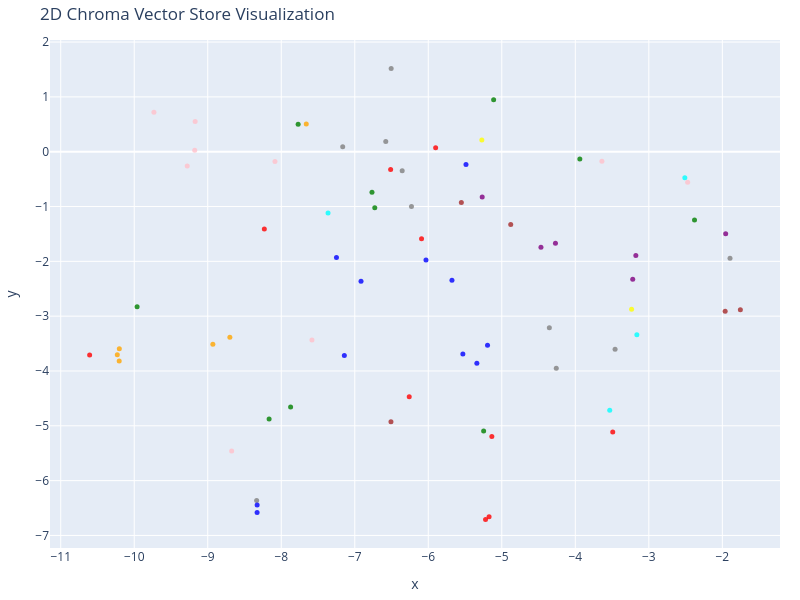

Notebook source saved alongside this figure:
### Code cell
# Display 2D representation of the HuggingFace vector

display_2D_of_the_vector_store(hf_vector_store)

### Figure 1 — Plotly figure (JSON) as saved in the notebook; plotly's stock layout.template omitted (floating-point values rounded to 4 significant figures)
{"data": [{"hoverinfo": "text", "marker": {"color": ["gray", "gray", "gray", "gray", "gray", "gray", "gray", "gray", "gray", "gray", "purple", "purple", "purple", "purple", "purple", "purple", "green", "green", "green", "green", "green", "green", "green", "green", "blue", "blue", "blue", "blue", "blue", "blue", "blue", "blue", "cyan", "cyan", "cyan", "cyan", "orange", "orange", "orange", "orange", "orange", "orange", "yellow", "yellow", "blue", "blue", "blue", "green", "green", "brown", "brown", "brown", "brown", "brown", "red", "red", "red", "red", "red", "red", "red", "red", "red", "red", "pink", "pink", "pink", "pink", "pink", "pink", "pink", "pink", "pink"], "opacity": 0.8, "size": 5}, "mode": "markers", "text": ["Type: company<br>Text: # Branch Network\n\nQ-Transfer operates branches that support customer onboarding, account assistance,...", "Type: company<br>Text: ## Branches\n\n| Branch ID | City | Country | Type | Status |\n|---|---|---|---|---|\n| BR-LAG-001 | Lag...", "Type: company<br>Text: ## Branch Responsibilities\n\nBranches may assist with customer onboarding, identity verification, acc...", "Type: company<br>Text: # Q-Transfer Company Overview\n\nQ-Transfer is a fictional fintech company used for a RAG engineering ...", "Type: company<br>Text: ## Business Profile\n\n- Industry: Financial technology\n- Core services: Local transfers, internationa...", "Type: company<br>Text: ## Core Departments\n\nQ-Transfer operates through Engineering, Product, Operations, Customer Support,...", "Type: company<br>Text: ## Important Principle\n\nCustomer funds and company operating funds must be treated separately. Finan...", "Type: company<br>Text: # Organisation Structure\n\nQ-Transfer uses a functional organisational structure.\n\n## Executive Funct...", "Type: company<br>Text: ## Business Functions\n\nEngineering manages software platforms and infrastructure. Operations manages...", "Type: company<br>Text: ## Escalation\n\nOperational incidents should normally begin with the relevant team lead. Material fin...", "Type: compliance<br>Text: # AML and CFT Controls\n\nAnti-Money Laundering and Countering the Financing of Terrorism controls hel...", "Type: compliance<br>Text: A transaction being unusual does not automatically mean that it is illegal. Alerts require appropria...", "Type: compliance<br>Text: # Regulatory Reporting\n\nQ-Transfer maintains processes for regulatory reporting in jurisdictions whe...", "Type: compliance<br>Text: # Sanctions Screening\n\nQ-Transfer screens relevant customers and transactions against applicable san...", "Type: compliance<br>Text: ## Escalation\n\nConfirmed or unresolved high-risk matches must follow the company's sanctions escalat...", "Type: compliance<br>Text: # Transaction Monitoring\n\nTransaction monitoring identifies activity that may require investigation....", "Type: customers<br>Text: # Customer Complaints\n\nA complaint is an expression of dissatisfaction about a Q-Transfer product, s...", "Type: customers<br>Text: # Customer Profiles\n\nQ-Transfer supports individual and business customers.\n\n## Customer Lifecycle\n\n...", "Type: customers<br>Text: ## Synthetic Customer Examples\n\n| Customer ID | Type | Country | Verification | Risk Level | Status ...", "Type: customers<br>Text: All customer examples are fictional.\n\n## Data Protection\n\nCustomer information must only be accessed...", "Type: customers<br>Text: # Customer Support\n\nCustomer Support handles account questions, transaction enquiries, verification ...", "Type: customers<br>Text: ## Escalation\n\nCases involving suspected fraud, account takeover, sanctions concerns, privacy incide...", "Type: customers<br>Text: # Customer KYC and Verification\n\nKnow Your Customer procedures help Q-Transfer establish who its cus...", "Type: customers<br>Text: ## Business Verification\n\nBusiness customers may require company registration information, ownership...", "Type: employees<br>Text: # Employee Records\n\nQ-Transfer maintains employee records for employment administration and access m...", "Type: employees<br>Text: | Employee ID | Name         | Department       | Role               | Branch  | Status |\n| --------...", "Type: employees<br>Text: | EMP-1003    | Miriam Cole  | Operations       | Operations Manager | London  | Active |\n| EMP-1004...", "Type: employees<br>Text: These records are fictional and contain no real employee information.\n\n## Record Categories\n\nEmploye...", "Type: employees<br>Text: # Employee Onboarding and Offboarding\n\n## Onboarding\n\nNew employees complete identity verification, ...", "Type: employees<br>Text: ## Access Review\n\nManagers are responsible for confirming that access matches the employee's current...", "Type: employees<br>Text: # Employee Roles and Access\n\nQ-Transfer uses role-based access control.\n\n## Examples\n\nCustomer Suppo...", "Type: employees<br>Text: Finance employees can access accounting and reconciliation information required for their duties.\n\nE...", "Type: finance<br>Text: # Ledger and Reconciliation\n\nQ-Transfer maintains financial records that support accurate accounting...", "Type: finance<br>Text: ## Exceptions\n\nA reconciliation mismatch should be investigated and documented. Financial adjustment...", "Type: finance<br>Text: # Month-End Financial Close\n\nFinance performs a controlled month-end close.\n\n## Typical Activities\n\n...", "Type: finance<br>Text: # Treasury Operations\n\nTreasury manages liquidity, funding, settlement positions, and financial expo...", "Type: investments<br>Text: # Investment Accounts\n\nCustomers may have an investment account separate from their normal transfer ...", "Type: investments<br>Text: These examples are fictional.\n\nInvestment transactions should have appropriate records for orders, c...", "Type: investments<br>Text: # Investment Products\n\nQ-Transfer offers investment features through supported investment products.\n...", "Type: investments<br>Text: ## Customer Information\n\nInvestment information should clearly distinguish expected or historical pe...", "Type: investments<br>Text: # Investment Risk\n\nInvestment products can involve different levels and types of risk.\n\nCustomers sh...", "Type: investments<br>Text: Customer-facing information must accurately describe the product and avoid presenting investments as...", "Type: operations<br>Text: # Service Levels\n\nQ-Transfer tracks service performance across customer support and transaction oper...", "Type: operations<br>Text: # Transaction Operations\n\nOperations monitors transaction processing and handles operational excepti...", "Type: policies<br>Text: # Employee Acceptable Use\n\nEmployees must use Q-Transfer systems only for legitimate business purpos...", "Type: policies<br>Text: # Data Retention\n\nQ-Transfer retains business records for periods determined by applicable law, regu...", "Type: policies<br>Text: # Third-Party Management\n\nQ-Transfer relies on external providers such as banking partners, payment ...", "Type: products<br>Text: # Q-Transfer Product Catalogue\n\n## Transfer Products\n\n### Local Transfer\nDomestic money movement wit...", "Type: products<br>Text: ### Money Market Select\nA fictional product providing exposure to short-term money-market instrument...", "Type: risk<br>Text: # Fraud Management\n\nFraud controls protect customers and Q-Transfer from unauthorised or deceptive a...", "Type: risk<br>Text: Customer safety and preservation of evidence are important during investigations....", "Type: risk<br>Text: # Incident Management\n\nAn incident is an event that negatively affects customers, financial processi...", "Type: risk<br>Text: Detect → classify → contain → investigate → resolve → communicate → document → review.\n\nMajor incide...", "Type: risk<br>Text: # Risk Management\n\nQ-Transfer manages several categories of risk.\n\n## Major Risk Categories\n\n- Finan...", "Type: support<br>Text: # Frequently Asked Questions\n\n## Why is my transfer pending?\n\nA transfer may remain pending because ...", "Type: support<br>Text: ## Why is my verification taking longer?\n\nAdditional verification may be required because informatio...", "Type: support<br>Text: ## Are investment returns guaranteed?\n\nInvestment returns should not be described as guaranteed unle...", "Type: support<br>Text: # Internal Knowledge Base Rules\n\nThis knowledge base is designed for an internal RAG assistant.\n\n## ...", "Type: support<br>Text: 1. Use retrieved company information as the primary source.\n2. Do not invent company policies, custo...", "Type: support<br>Text: ## Example\n\nIf asked \"What is the exact regulatory reporting deadline for country X?\" the assistant ...", "Type: technology<br>Text: # Business Continuity and Disaster Recovery\n\nQ-Transfer maintains continuity plans for critical serv...", "Type: technology<br>Text: Business continuity exercises should be performed periodically and lessons should be documented....", "Type: technology<br>Text: # Data Security\n\nQ-Transfer protects customer, employee, transaction, and financial information.\n\n##...", "Type: technology<br>Text: # Technology Architecture\n\nQ-Transfer uses a service-oriented digital platform.\n\n## Major Components...", "Type: transfers<br>Text: # Fees and Foreign Exchange\n\nQ-Transfer may charge transfer fees and may apply an exchange-rate marg...", "Type: transfers<br>Text: ## Example\n\nA customer sends GBP 1,000 to a recipient receiving NGN. The final received amount depen...", "Type: transfers<br>Text: # International Money Transfers\n\nInternational transfers involve sending funds between supported cou...", "Type: transfers<br>Text: ## Important Considerations\n\nInternational transfers may be affected by cut-off times, weekends, pub...", "Type: transfers<br>Text: # Local Money Transfers\n\nQ-Transfer supports domestic transfers in supported markets.\n\n## Typical Fl...", "Type: transfers<br>Text: ## Failed Transfers\n\nFailed transactions should be investigated using transaction status, error info...", "Type: transfers<br>Text: # Refunds and Reversals\n\nRefunds and reversals are controlled financial operations.\n\n## Common Reaso...", "Type: transfers<br>Text: # Transaction Records\n\nEach transfer should have a unique transaction identifier.\n\n## Synthetic Tran...", "Type: transfers<br>Text: These records are synthetic examples.\n\n## Auditability\n\nTransaction records should allow authorised ..."], "type": "scatter", "x": [-6.578, -8.335, -4.353, -7.164, -6.505, -6.355, -4.259, -6.229, -3.459, -1.896, -4.467, -3.177, -5.267, -4.27, -1.954, -3.219, -5.111, -6.766, -8.165, -7.873, -3.938, -2.378, -6.728, -5.247, -6.915, -8.328, -8.329, -7.142, -5.194, -5.53, -5.678, -5.339, -7.364, -2.51, -3.532, -3.163, -8.93, -8.699, -7.66, -10.23, -10.2, -10.2, -5.271, -3.234, -6.031, -7.249, -5.487, -7.77, -9.961, -4.878, -6.508, -1.755, -1.962, -5.55, -8.23, -5.135, -10.61, -5.221, -6.259, -5.173, -5.9, -3.491, -6.092, -6.512, -9.171, -9.732, -9.177, -9.279, -8.086, -3.638, -2.472, -8.674, -7.582], "y": [0.1862, -6.363, -3.21, 0.0907, 1.517, -0.3452, -3.952, -0.9999, -3.605, -1.943, -1.741, -1.894, -0.8262, -1.671, -1.496, -2.327, 0.9465, -0.7381, -4.874, -4.655, -0.1341, -1.246, -1.024, -5.097, -2.361, -6.444, -6.581, -3.719, -3.531, -3.689, -2.345, -3.859, -1.119, -0.4741, -4.716, -3.34, -3.514, -3.383, 0.5046, -3.706, -3.593, -3.818, 0.2136, -2.874, -1.975, -1.931, -0.2352, 0.4996, -2.83, -1.33, -4.924, -2.882, -2.908, -0.9274, -1.41, -5.197, -3.709, -6.709, -4.471, -6.657, 0.06996, -5.115, -1.589, -0.3254, 0.5515, 0.7181, 0.02468, -0.262, -0.1783, -0.1723, -0.5571, -5.458, -3.433]}], "layout": {"height": 600, "margin": {"b": 10, "l": 10, "r": 20, "t": 40}, "title": {"text": "2D Chroma Vector Store Visualization"}, "width": 800, "xaxis": {"title": {"text": "x"}}, "yaxis": {"title": {"text": "y"}}}}
